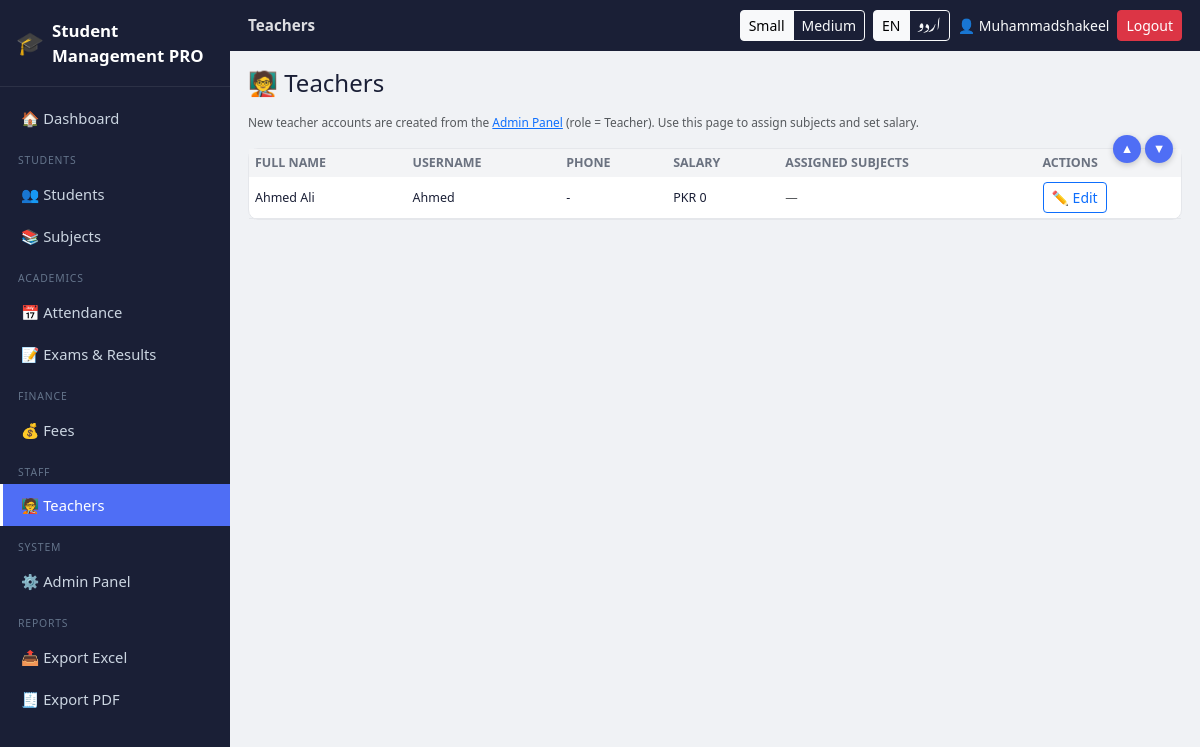
The app's page /teachers (signed in) with its own data.
### tables this page shows
CREATE TABLE users(
        id INTEGER PRIMARY KEY AUTOINCREMENT,
        username TEXT UNIQUE NOT NULL,
        password_hash TEXT NOT NULL,
        full_name TEXT,
        role TEXT NOT NULL,
        density TEXT DEFAULT 'medium',
        created_at TEXT
    );

CREATE TABLE teachers(
        id INTEGER PRIMARY KEY AUTOINCREMENT,
        user_id INTEGER UNIQUE,
        name TEXT NOT NULL,
        phone TEXT,
        salary REAL DEFAULT 0,
        subject_ids TEXT DEFAULT ''
    );

### app.py (the view, shortened to what this page needs)
@app.route("/teachers", methods=["GET", "POST"])
@login_required(roles=["admin"])
def teachers_page():
    db = get_db()
    teachers = db.execute("""
        SELECT t.*, u.username FROM teachers t
        LEFT JOIN users u ON u.id = t.user_id
        ORDER BY t.name
    """).fetchall()
    subjects = get_subjects()
    teacher_subjects = {}
    for t in teachers:
        ids = [int(x) for x in t["subject_ids"].split(",") if x]
        teacher_subjects[t["id"]] = ids
    return render_template("teachers.html", teachers=teachers, subjects=subjects,
                            teacher_subjects=teacher_subjects)

### app.py (called while the page is built)
def get_db():
    if "db" not in g:
        g.db = sqlite3.connect(DB_PATH)
        g.db.row_factory = sqlite3.Row
        g.db.execute("PRAGMA foreign_keys = ON")
    return g.db

def current_user():
    uid = session.get("user_id")
    if not uid:
        return None
    db = get_db()
    return db.execute("SELECT * FROM users WHERE id=?", (uid,)).fetchone()

def login_required(roles=None):
    def deco(fn):
        @wraps(fn)
        def wrapper(*a, **kw):
            user = current_user()
            if not user:
                return redirect(url_for("login"))
            if roles and user["role"] not in roles:
                abort(403)
            return fn(*a, **kw)
        return wrapper
    return deco

def get_subjects():
    db = get_db()
    return db.execute("SELECT * FROM subjects ORDER BY position, id").fetchall()

@app.context_processor
def inject_globals():
    lang = session.get("lang", "en")
    return dict(
        t=get_translator(lang),
        lang=lang,
        current_user=current_user(),
        density=(current_user()["density"] if current_user() else session.get("density", "medium")),
    )

### translations.py (called while the page is built)
def get_translator(lang):
    table = TRANSLATIONS.get(lang, TRANSLATIONS["en"])
    def t(key):
        return table.get(key, TRANSLATIONS["en"].get(key, key))
    return t

### templates/teachers.html (shortened to what this page needs)
{% extends "base.html" %}
{% block title %}{{ t('teachers') }}{% endblock %}
{% block content %}
<h4 class="mb-3">🧑‍🏫 {{ t('teachers') }}</h4>
<p class="text-muted small">New teacher accounts are created from the <a href="{{ url_for('admin_panel') }}">Admin Panel</a> (role = Teacher). Use this page to assign subjects and set salary.</p>
<div class="scroll-panel">
  <div class="scroll-arrows">
    <button class="scroll-arrow-btn" onclick="scrollPanel('teachTable','up')" title="{{ t('scroll_up') }}">▲</button>
    <button class="scroll-arrow-btn" onclick="scrollPanel('teachTable','down')" title="{{ t('scroll_down') }}">▼</button>
  </div>
  <div class="scroll-body" id="teachTable">
    <table class="pro-table">
      <thead><tr>
        <th>{{ t('full_name') }}</th><th>{{ t('username') }}</th><th>{{ t('phone') }}</th>
        <th>{{ t('salary') }}</th><th>{{ t('assigned_subjects') }}</th><th>{{ t('actions') }}</th>
      </tr></thead>
      <tbody>
      {% for tc in teachers %}
        <tr>
          <td>{{ tc['name'] }}</td>
          <td>{{ tc['username'] or '-' }}</td>
          <td>{{ tc['phone'] or '-' }}</td>
          <td>PKR {{ "%.0f"|format(tc['salary']) }}</td>
          <td>
            {% set ids = teacher_subjects.get(tc['id'], []) %}
            {% if not ids %}<span class="text-muted">—</span>{% endif %}
          </td>
          <td>
            <button class="btn btn-sm btn-outline-primary" type="button" data-bs-toggle="modal" data-bs-target="#teacherModal{{ tc['id'] }}">✏️ {{ t('edit') }}</button>
          </td>
        </tr>
                {% set ids = teacher_subjects.get(tc['id'], []) %}
      {% else %}
        <tr><td colspan="6" class="text-center text-muted py-4">{{ t('no_data') }}</td></tr>
      {% endfor %}
      </tbody>
    </table>
  </div>
</div>
{% endblock %}

### templates/base.html (shortened to what this page needs)
<!DOCTYPE html>
<html lang="{{ lang }}" dir="{{ 'rtl' if lang == 'ur' else 'ltr' }}">
<head>
<link href="https://cdnjs.cloudflare.com/ajax/libs/bootstrap/5.3.3/css/bootstrap.min.css" rel="stylesheet">
<link href="{{ url_for('static', filename='css/style.css') }}" rel="stylesheet">
</head>
<body class="density-{{ density }} {{ 'rtl-mode' if lang == 'ur' else '' }}">
{% if current_user %}
<div class="d-flex app-shell">
  <nav class="sidebar d-none d-lg-flex flex-column">
    <div class="sidebar-brand">
      <span class="brand-icon">🎓</span>
      <span class="brand-text">{{ t('app_name') }}</span>
    </div>
    <div class="sidebar-nav">
      {% include "_nav_links.html" %}
    </div>
  </nav>
  <div class="main-col flex-grow-1">
    <header class="topbar d-flex align-items-center justify-content-between">
      <div class="d-flex align-items-center gap-2">
        <span class="topbar-title">{{ self.title() if self.title is defined else '' }}</span>
      </div>
      <div class="d-flex align-items-center gap-2 flex-wrap">
        <div class="btn-group btn-group-sm" role="group" aria-label="density">
          <a class="btn btn-outline-light {{ 'active' if density=='small' }}" href="{{ url_for('set_density', level='small') }}">{{ t('small') }}</a>
          <a class="btn btn-outline-light {{ 'active' if density=='medium' }}" href="{{ url_for('set_density', level='medium') }}">{{ t('medium') }}</a>
        </div>
        <div class="btn-group btn-group-sm" role="group" aria-label="lang">
          <a class="btn btn-outline-light {{ 'active' if lang=='en' }}" href="{{ url_for('set_lang', code='en') }}">EN</a>
          <a class="btn btn-outline-light {{ 'active' if lang=='ur' }}" href="{{ url_for('set_lang', code='ur') }}">اردو</a>
        </div>
        <span class="text-light small d-none d-sm-inline">👤 {{ current_user['full_name'] or current_user['username'] }}</span>
        <a class="btn btn-sm btn-danger" href="{{ url_for('logout') }}">{{ t('logout') }}</a>
      </div>
    </header>
    <main class="content-area">
      {% block content %}{% endblock %}
    </main>
  </div>
</div>
{% else %}
  {% block guest_content %}{% endblock %}
{% endif %}
</body>
</html>

### static/css/style.css (style rules this page uses)
:root { --sidebar-w: 230px; --navy: #1A1F36; --navy2: #252D4A; --accent: #4F6EF5; --bg: #F0F2F5; --card: #FFFFFF; --border: #E5E7EB; --text: #1A1F36; --text2: #6B7280; }
* { box-sizing: border-box; }
body { margin:0; background: var(--bg); color: var(--text); font-family: "Segoe UI", "Noto Nastaliq Urdu", system-ui, sans-serif; }
.app-shell { min-height: 100vh; }
.sidebar { width: var(--sidebar-w); min-width: var(--sidebar-w); background: var(--navy); color: #fff; height: 100vh; position: sticky; top: 0; }
.sidebar-brand { padding: 18px 16px; font-weight: 700; font-size: 1.05rem; border-bottom: 1px solid rgba(255,255,255,.08); display:flex; align-items:center; gap:8px; }
.brand-icon { font-size:1.4rem; }
.sidebar-nav { flex: 1 1 auto; overflow-y: auto; max-height: calc(100vh - 64px); padding: 10px 0 24px; scrollbar-width: thin; scrollbar-color: #475569 var(--navy); }
.topbar { background: var(--navy); color:#fff; padding: 10px 18px; position: sticky; top:0; z-index: 20; }
.topbar-title { font-weight:600; font-size: .95rem; opacity:.85; }
.main-col { min-height: 100vh; display:flex; flex-direction:column; }
.content-area { padding: 18px; flex:1 1 auto; }
.scroll-panel { position: relative; border: 1px solid var(--border); border-radius: 10px; background: var(--card); }
.scroll-panel .scroll-body { max-height: 480px; overflow-y: auto; overflow-x: auto; }
.scroll-arrows { position:absolute; right: 8px; top: -14px; display:flex; gap:4px; z-index:5; }
.scroll-arrow-btn { background: var(--accent); color:#fff; border:none; width:28px; height:28px; border-radius:50%; font-size:.8rem; line-height:1; cursor:pointer; box-shadow: 0 2px 6px rgba(0,0,0,.2); }
table.pro-table { width:100%; border-collapse: collapse; }
table.pro-table thead th { background: #F3F4F6; position: sticky; top:0; z-index:2; font-size:.78rem; text-transform:uppercase; color:var(--text2); padding:10px 8px; white-space:nowrap; }
table.pro-table td { padding:9px 8px; border-bottom:1px solid var(--border); font-size:.9rem; white-space:nowrap; }
body.density-small table.pro-table td, body.density-small table.pro-table th { padding:5px 6px; font-size:.78rem; }
body.density-small .content-area { font-size:.85rem; }

### records on screen
users: density "Small", full_name "Muhammadshakeel"
users: density "Medium"
teachers: name "Ahmed Ali", username "Ahmed", phone "-", salary "0", t "Edit"

### other values on screen
{{ t('app_name') }} "Student Management PRO"
{{ t('dashboard') }} "Dashboard"
{{ t('students') }} "STUDENTS"
{{ t('students') }} "Students"
{{ t('subjects') }} "Subjects"
{{ t('attendance') }} "Attendance"
{{ t('exams_results') }} "Exams & Results"
{{ t('fees') }} "Fees"
{{ t('teachers') }} "Teachers"
{{ t('admin_panel') }} "Admin Panel"
{{ t('export_excel') }} "Export Excel"
{{ t('export_pdf') }} "Export PDF"
{{ t('logout') }} "Logout"
{{ t('full_name') }} "FULL NAME"
{{ t('username') }} "USERNAME"
